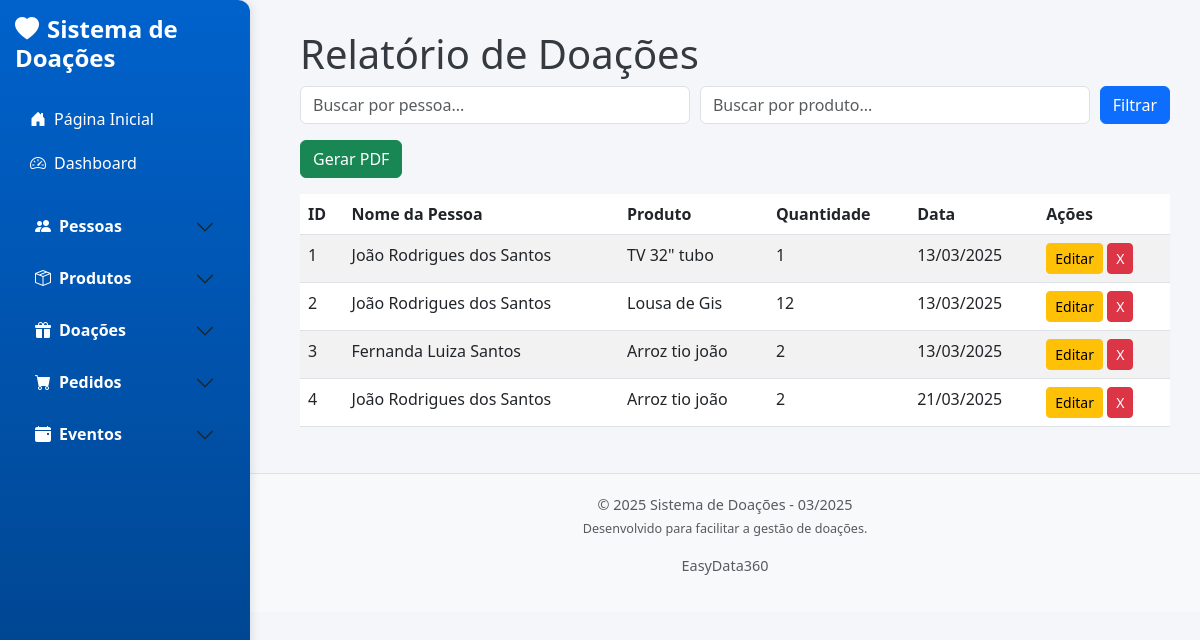
Page /doacoes on the earlier database version.
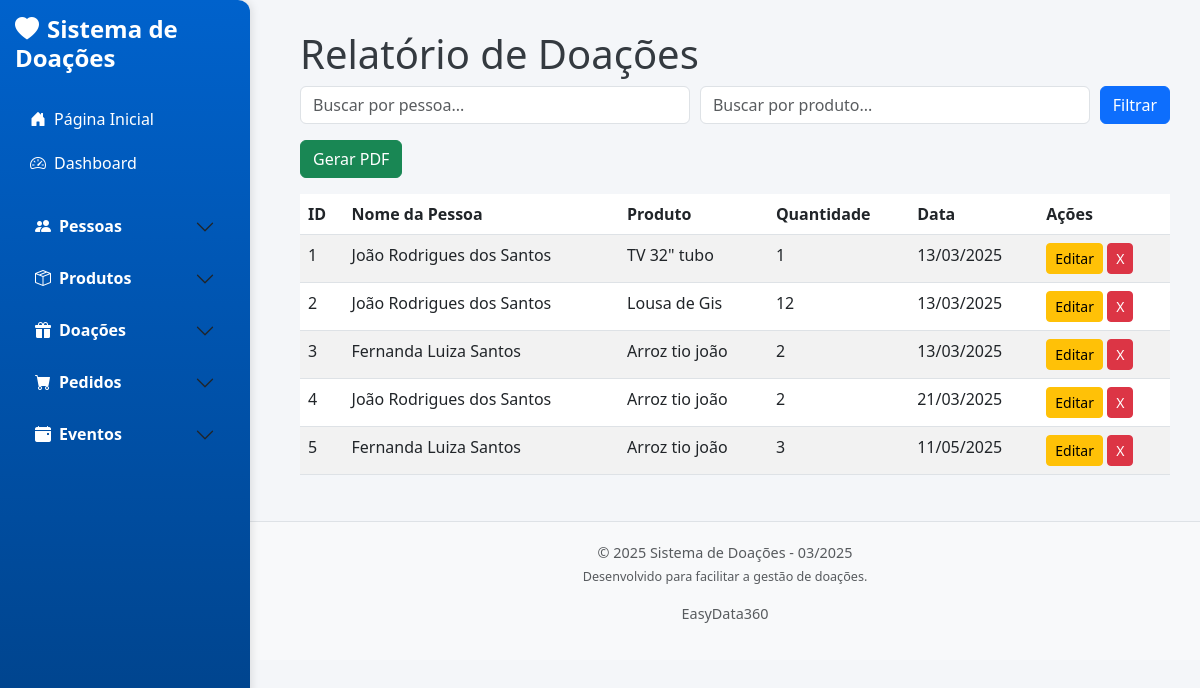
Same page on the later database version.
### app/models/doacao.py (models this page shows, shortened)
class Doacao(db.Model):
    __tablename__ = 'doacoes'
    id = db.Column(db.Integer, primary_key=True)
    pessoa_id = db.Column(db.Integer, db.ForeignKey('pessoas.id'), nullable=False)
    produto_id = db.Column(db.Integer, db.ForeignKey('produtos.id'), nullable=False)
    quantidade = db.Column(db.Integer, nullable=False)
    data_doacao = db.Column(db.Date, nullable=False, default=date.today)
    pessoa = db.relationship('Pessoa', backref='doacoes_pessoa')
    produto = db.relationship('Produto', backref='doacoes_produto_rel')

### app/models/pessoa.py (models this page shows, shortened)
class Pessoa(db.Model):
    __tablename__ = 'pessoas'
    id = db.Column(db.Integer, primary_key=True)
    nome = db.Column(db.String(100), nullable=False)  # Evita duplicação
    endereco = db.Column(db.String(255))
    bairro = db.Column(db.String(100))
    telefone = db.Column(db.String(20))
    filhos = db.Column(db.String(50))
    profissao = db.Column(db.String(50))
    qtd_pessoas = db.Column(db.Integer)
    locomocao = db.Column(db.String(50))
    data_cadastro = db.Column(db.Date)
    ativo = db.Column(db.Boolean, default=True)  # Novo campo para ativação/desativação

### app/models/produto.py (models this page shows, shortened)
class Produto(db.Model):
    __tablename__ = 'produtos'
    id = db.Column(db.Integer, primary_key=True)
    nome_produto = db.Column(db.String(100), nullable=False, unique=True)  # Evita duplicação
    descricao = db.Column(db.String(255), nullable=True)
    quantidade = db.Column(db.Integer, nullable=False, default=0)
    data_entrada = db.Column(db.DateTime, nullable=False)

### app/controllers/doacao_controller.py (the view)
def listar_doacoes():
    search_pessoa = request.args.get('search_pessoa', '').strip()
    search_produto = request.args.get('search_produto', '').strip()
    query = Doacao.query.join(Pessoa).join(Produto)
    if search_pessoa:
        query = query.filter(Pessoa.nome.ilike(f"%{search_pessoa}%"))
    if search_produto:
        query = query.filter(Produto.nome_produto.ilike(f"%{search_produto}%"))
    doacoes = query.all()
    return render_template('doacoes/relatorio.html', doacoes=doacoes)

### app/templates/doacoes/relatorio.html (shortened to what this page needs)
{% extends 'base.html' %}
{% block content %}
<h1>Relatório de Doações</h1>
<form method="GET" action="{{ url_for('relatorio_doacoes') }}" class="mb-3" style="display: flex; gap: 10px;">
    <input type="text" name="search_pessoa" class="form-control" placeholder="Buscar por pessoa..."
           value="{{ request.args.get('search_pessoa', '') }}">
    <input type="text" name="search_produto" class="form-control" placeholder="Buscar por produto..."
           value="{{ request.args.get('search_produto', '') }}">
    <button type="submit" class="btn btn-primary">Filtrar</button>
</form>
<form method="GET" action="{{ url_for('relatorio_doacoes_pdf') }}" class="mb-3">
    <button type="submit" class="btn btn-success">Gerar PDF</button>
</form>
<table class="table table-striped">
    <thead>
        <tr>
            <th>ID</th>
            <th>Nome da Pessoa</th>
            <th>Produto</th>
            <th>Quantidade</th>
            <th>Data</th>
            <th>Ações</th>
        </tr>
    </thead>
    <tbody>
        {% for doacao in doacoes %}
        <tr>
            <td>{{ doacao.id }}</td>
            <td>{{ doacao.pessoa.nome }}</td>
            <td>{{ doacao.produto.nome_produto }}</td>
            <td>{{ doacao.quantidade }}</td>
            <td>{{ doacao.data_doacao.strftime('%d/%m/%Y')  }}</td>
            <td>
                <a href="{{ url_for('editar_doacao', id=doacao.id) }}" class="btn btn-warning btn-sm">Editar</a>
                <form action="{{ url_for('delete_doacao', id=doacao.id) }}" method="post" style="display:inline;">
                    <button type="submit" class="btn btn-danger btn-sm" onclick="return confirm('Tem certeza que deseja excluir esta doacao?')">X</button>
                </form>
            </td>
        </tr>
        {% endfor %}
    </tbody>
</table>
{% endblock %}

### app/templates/base.html (shortened to what this page needs)
<!DOCTYPE html>
<html lang="pt-br">
<head>
    <link href="https://cdn.jsdelivr.net/npm/bootstrap@5.3.0/dist/css/bootstrap.min.css" rel="stylesheet">
    <link rel="stylesheet" href="https://cdn.jsdelivr.net/npm/bootstrap-icons@1.10.5/font/bootstrap-icons.css">
    <link rel="stylesheet" href="{{ url_for('static', filename='css/style.css') }}">
</head>
<body class="corpo">
<div class="sidebar">
    <h4 class="mb-4">
    <a href="/dashboard" class="text-white text-decoration-none">
        <i class="bi bi-heart-fill me-2"></i>Sistema de Doações
    </a>
</h4>
<div class="mb-3">
        <a href="/" class="nav-link">
            <i class="bi bi-house-door-fill me-2"></i>Página Inicial
        </a>
        <a href="/dashboard" class="nav-link">
            <i class="bi bi-speedometer2 me-2"></i>Dashboard
        </a>
</div>
    <div class="accordion" id="menuAccordion">
        <div class="accordion-item">
            <h2 class="accordion-header" id="headingPessoas">
                <button class="accordion-button collapsed" type="button" data-bs-toggle="collapse" data-bs-target="#collapsePessoas" aria-expanded="false" aria-controls="collapsePessoas">
                    <i class="bi bi-people-fill me-2"></i>Pessoas
                </button>
            </h2>
        </div>
        <div class="accordion-item">
            <h2 class="accordion-header" id="headingProdutos">
                <button class="accordion-button collapsed" type="button" data-bs-toggle="collapse" data-bs-target="#collapseProdutos" aria-expanded="false" aria-controls="collapseProdutos">
                    <i class="bi bi-box-seam me-2"></i>Produtos
                </button>
            </h2>
        </div>
        <div class="accordion-item">
            <h2 class="accordion-header" id="headingDoacoes">
                <button class="accordion-button collapsed" type="button" data-bs-toggle="collapse" data-bs-target="#collapseDoacoes" aria-expanded="false" aria-controls="collapseDoacoes">
                    <i class="bi bi-gift-fill me-2"></i>Doações
                </button>
            </h2>
        </div>
        <div class="accordion-item">
            <h2 class="accordion-header" id="headingPedidos">
                <button class="accordion-button collapsed" type="button" data-bs-toggle="collapse" data-bs-target="#collapsePedidos" aria-expanded="false" aria-controls="collapsePedidos">
                    <i class="bi bi-cart-fill me-2"></i>Pedidos
                </button>
            </h2>
        </div>
        <div class="accordion-item">
            <h2 class="accordion-header" id="headingEventos">
                <button class="accordion-button collapsed" type="button" data-bs-toggle="collapse" data-bs-target="#collapseEventos" aria-expanded="false" aria-controls="collapseEventos">
                    <i class="bi bi-calendar-event-fill me-2"></i>Eventos
                </button>
            </h2>
        </div>
    </div>
</div>
<div class="content">
    {% block content %}{% endblock %}
</div>
<footer class="text-center">
    <div class="container">
        <p class="text-muted mb-1">&copy; 2025 Sistema de Doações - 03/2025</p>
        <p class="text-muted small">Desenvolvido para facilitar a gestão de doações.</p>
        <p class="text-muted">EasyData360</p>
    </div>
</footer>
</body>
</html>

### app/static/css/style.css (style rules this page uses)
body { overflow-x: hidden; font-family: 'Segoe UI', Tahoma, Geneva, Verdana, sans-serif; background-color: #f4f6f9; color: #343a40; }
.sidebar { width: 250px; height: 100vh; background: linear-gradient(180deg, #0062cc, #004085); color: white; padding: 15px; position: fixed; box-shadow: 2px 0 8px rgba(0, 0, 0, 0.1); border-top-right-radius: 12px; border-bottom-right-radius: 12px; }
.sidebar h4 { margin-bottom: 30px; font-weight: bold; }
.sidebar .nav-link, .sidebar .nav-link:visited { color: white; padding: 10px 15px; display: block; border-radius: 8px; text-decoration: none; transition: background-color 0.3s ease; }
.accordion-button { background-color: transparent; color: white; font-weight: bold; box-shadow: none; }
.accordion-item { background-color: transparent; border: none; }
.content { margin-left: 270px; padding: 30px; transition: margin 0.3s ease; }
footer { background-color: #f8f9fa; color: #6c757d; font-size: 0.9em; border-top: 1px solid #dee2e6; margin-left: 250px; padding: 20px 0; }

Differences in the rows shown:
added Doacao: id "5", pessoa.nome "Fernanda Luiza Santos", produto.nome_produto "Arroz tio joão", quantidade "3", data_doacao "11/05/2025"
